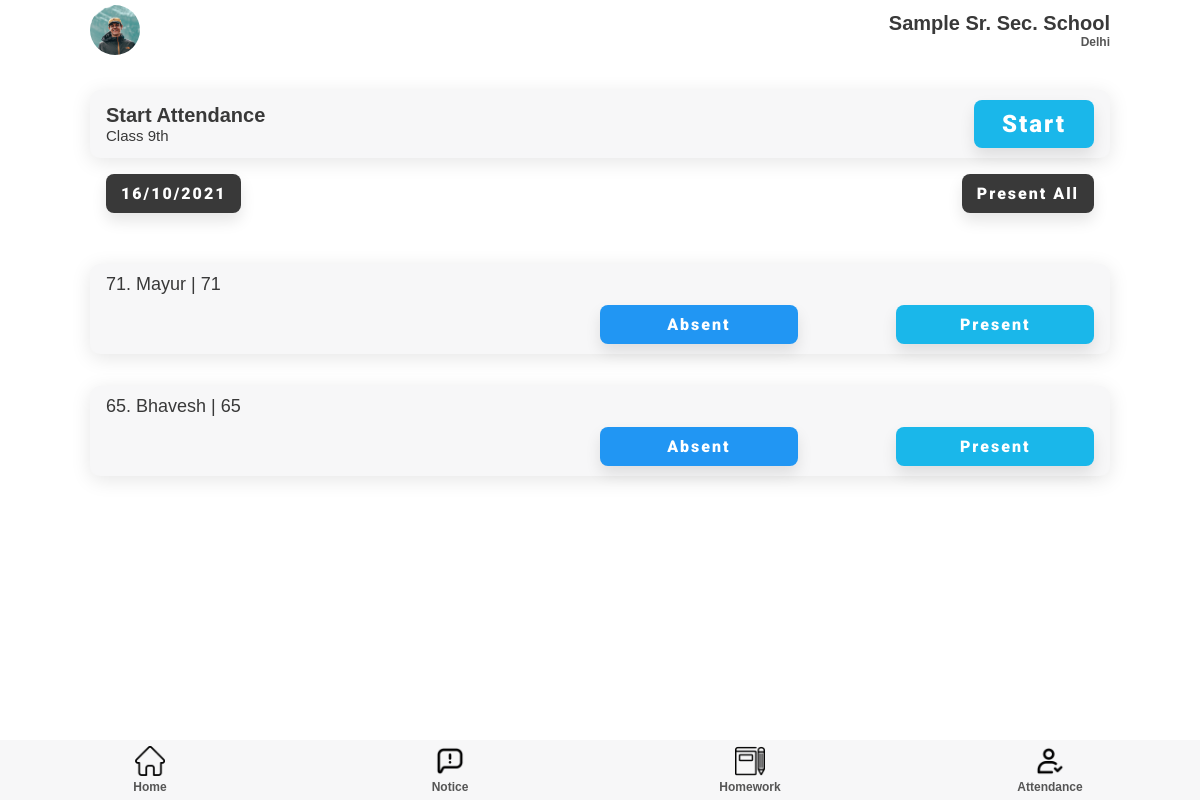
Before: /attendance/teacher/ (signed in) with the older database file.
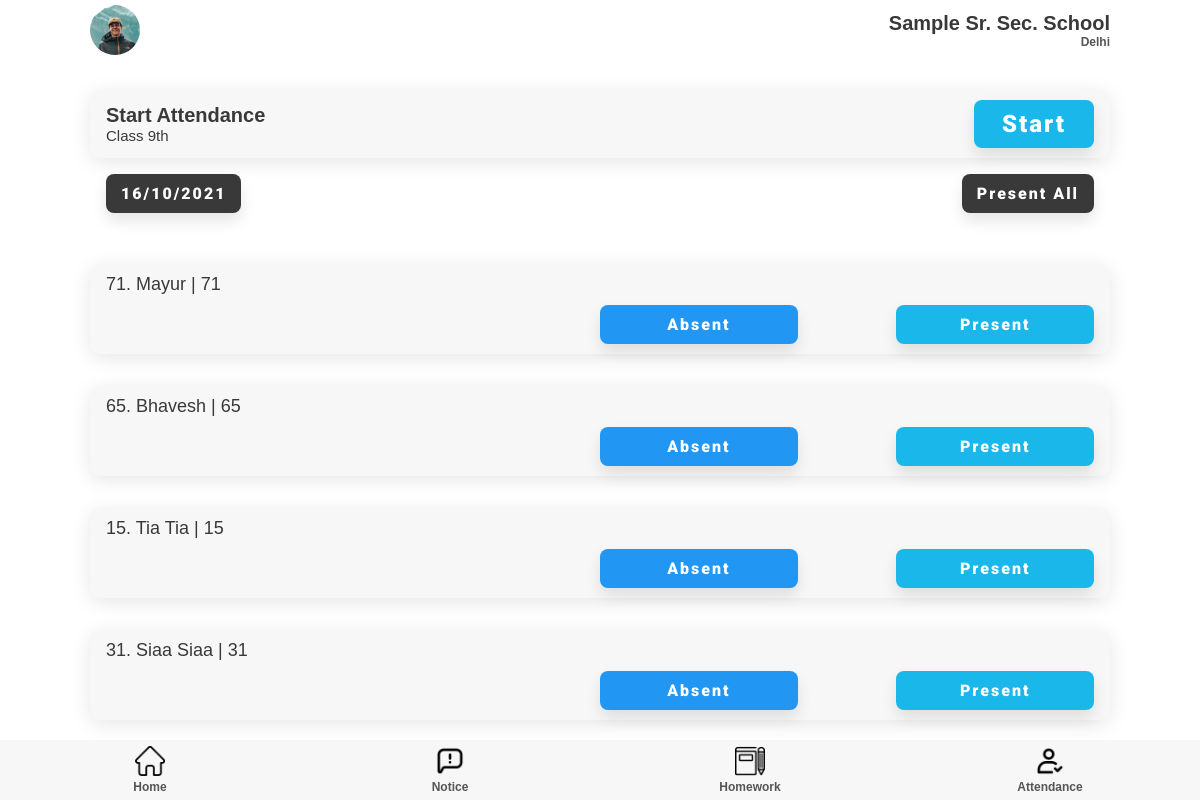
After: the same page with the newer database file.
### student/models.py (models this page shows)
class student(models.Model):
    fname = models.CharField(max_length=50)
    mname = models.CharField(max_length=50, blank=True, null=True)
    lname = models.CharField(max_length=50, blank=True, null=True)
    dob = models.DateField()
    email = models.EmailField(blank=True, null=True)
    phone = models.IntegerField(blank=True, null=True)
    fathername = models.CharField(max_length=70)
    mothername = models.CharField(max_length=70)
    fatherphone = models.IntegerField()
    fatheremail = models.EmailField(blank=True, null=True)
    address = models.CharField(max_length=200)
    ad_no = models.IntegerField()
    roll_no = models.IntegerField()
    Class = models.ForeignKey('teacher.classSection', on_delete=models.PROTECT)
    school = models.ForeignKey('superadmin.school', on_delete=models.PROTECT)
    user = models.OneToOneField(User, on_delete=models.CASCADE)
    username = models.CharField(max_length=50, blank=False, null=False)

### attendance/views.py (the view)
# urls.py: path('teacher/', views.Attendance, name='attendance'),
def Attendance(request):
    user = request.user
    t = teacher.objects.get(username = user.username)
    Class = classSection.objects.get(teacher = t)
    students = student.objects.filter(school = t.school, Class = Class)
    number = len(students)
    l = []
    for i in range(1, number+1):
        l.append(i)
    return render(request, 'attendance.html', {'students': students, 'l': l})

### templates/teacher/attendance.html (shortened to what this page needs)
{% extends 'home.html' %}
{% load static %}
{% block extra-head %}
    <link rel="stylesheet" href="{% static 'css/attendance.css' %}" />
{% endblock extra-head %}
{% block nav %}
    <section id="nav">
        <nav class="top-navbar">
          <div class="profile-picture">
            <img src="{% static '/img/profile.jpg' %}" />
          </div>
          <div class="school-name">
            <h2>Sample Sr. Sec. School</h2>
            <h5 class="faded">Delhi</h5>
          </div>
        </nav>
      </section>
{% endblock nav %}
{% block content %}
      <section id="start-att">
        <div class="component-back">
          <div>
            <h2>Start Attendance</h2>
            <p>Class 9th</p>
          </div>
          <button class="btn btn-lg">Start</button>
        </div>
        <div class="att-date flex">
          <button class="btn btn-black">16/10/2021</button>
          <button class="btn btn-black">Present All</button>
        </div>
      </section>
      <section id="home-menu">
        <div class="home-menu">
            {% for student in students %} {% for i in l %}
            {% if forloop.counter == forloop.parentloop.counter %}
          <div class="menu-list att-student-list">
            <div>
              <p>{{ student.roll_no }}. {{ student.fname }} {% if student.mname %}{{ student.mname }}{% endif %} {% if student.lname %} {{ student.lname }} {% endif %} | {{ student.roll_no }}</p>
            </div>
            <div class="att-btns">
              <button href="#" class="btn btn-md btn-red">Absent</button>
              <button class="btn btn-md">Present</button>
            </div>
          </div>
          {% endif %}
          {% endfor %} {% endfor %}
      </section>
{% endblock content %}

### templates/teacher/home.html (shortened to what this page needs)
{% load static %}
<!DOCTYPE html>
<html lang="en">
  {% block head %}
  <head>
    <link
      rel="stylesheet"
      href="https://cdnjs.cloudflare.com/ajax/libs/font-awesome/6.0.0-beta2/css/all.min.css"
    />
    <link rel="stylesheet" href="{% static 'css/style.css' %}" />
    {% block extra-head %}{% endblock extra-head %}
  </head>
  {% endblock head %}
  <body>
    <section id="main">
      {% block nav %}{% endblock nav %}
    {% block content %}{% endblock content %}
      {% block nav-bottom %}
      <section id="bottom-nav">
        <nav class="bottom-navbar">
          <div class="nav-links">
            <div class="nav-button">
              <a href="{% url 'teacher:teacherhome' %}">
                <img src="{% static '/img/home.png' %}" />
                <h5 class="faded">Home</h5>
              </a>
            </div>
            <div class="nav-button">
              <a href="{% url 'notice:showNotice' %}">
                <img src="{% static '/img/notice.png' %}" />
                <h5 class="faded">Notice</h5>
              </a>
            </div>
            <div class="nav-button">
              <a href="{% url 'homework:homeworkTeacher' %}">
                <img src="{% static 'img/homework.png' %}" />
                <h5 class="faded">Homework</h5>
              </a>
            </div>
            <div class="nav-button">
              <a href="{% url 'attendance:attendance' %}">
                <img src="{% static '/img/check.png' %}" />
                <h5 class="faded">Attendance</h5>
              </a>
            </div>
          </div>
        </nav>
      </section>
      {% endblock nav-bottom %}
    </section>
  </body>
</html>

### static/css/style.css (style rules this page uses)
:root { --dark-green: #1ab7ea; --light-green: #9cdabd; --dark-red: #fb3f4a; --light-red: #fb878e; --light-red: #2196f3; --light-grey: #f7f7f8; --dark-grey: #e7e7e8; --dark: #393939; --faded: #555555; --center-width: 85%; }
* { box-sizing: border-box; margin: 0; padding: 0; }
body { font-family: "Arial", sans-serif; -webkit-font-smoothing: antialiased; }
a { text-decoration: none; }
* { margin: 0; padding: 0; }
#main { margin: auto; margin-bottom: 60px; width: 100%; background-color: #fff; }
#nav { margin-bottom: 30px; }
.top-navbar { margin: auto; display: flex; justify-content: space-between; align-items: center; align-content: center; height: 60px; width: var(--center-width); }
.profile-picture { height: 50px; width: 50px; }
.profile-picture img { height: 100%; width: 100%; border-radius: 50px; object-fit: cover; }
.school-name { display: flex; flex-direction: column; align-items: flex-end; }
.home-menu, .goto { margin: 35px auto 0; width: var(--center-width); display: flex; flex-direction: column; justify-content: space-between; }
.menu-list, .component-back { background-color: var(--light-grey); border-radius: 10px; display: flex; justify-content: space-between; align-items: center; margin: 1em 0; padding: 10px 16px; transition: all 0.5s ease 0s; box-shadow: 0px 4px 20px rgba(0, 0, 0, 0.1); }
.bottom-navbar { margin: auto; position: fixed; bottom: 0; background-color: var(--light-grey); height: 60px; width: 100%; }
.nav-links { margin: auto; width: var(--center-width); display: flex; justify-content: space-between; width: 100%; }
.nav-button { height: 60px; width: 25%; display: flex; flex-direction: column; justify-content: space-around; align-items: center; transition: all 0.3s ease-in-out 0.1s; }
.nav-button > a { width: 100%; text-align: center; }
.nav-button img { height: 30px; }
.btn { display: inline-block; background: var(--dark-green); color: #fff; padding: 10px 15px; min-width: 120px; font-size: 1rem; text-align: center; border: none; cursor: pointer; outline: none; box-shadow: 0px 8px 15px rgba(0, 0, 0, 0.1); transition: all 0.3s ease 0s; border-radius: 8px; letter-spacing: 2px; font-family: "Roboto", sans-serif; font-weight: 900; }
.btn-lg { font-size: 1.5rem; }
.btn-md { font-size: 1rem; }
.btn-black { background-color: var(--dark); color: #fff; }
.btn-black { background-color: var(--dark); }
.btn-red { background-color: var(--light-red); }
p { color: var(--dark); font-size: 15px; font-weight: 300; }
h2 { color: var(--dark); text-transform: capitalize; font-size: 20px; font-weight: 600; }
h5 { color: var(--dark); font-size: 12px; font-weight: 600; }
.faded { color: var(--faded); }
.flex { display: flex; justify-content: space-between; }

### static/css/attendance.css (style rules this page uses)
#start-att { width: 85%; margin: auto; }
.att-date { padding: 0px 16px; }
.att-student-list { flex-direction: column; }
.att-btns { display: flex; width: 100%; justify-content: end; }
.att-btns button { margin-left: 10%; width: 20%; }
.att-student-list > div:nth-child(1) { align-self: baseline; }
.att-student-list > div > p { margin-bottom: 10px; font-size: 18px; }

Changed rows visible on the page:
added student: roll_no "15", fname "Tia", lname "Tia", roll_no "15"
added student: roll_no "31", fname "Siaa", lname "Siaa", roll_no "31"
